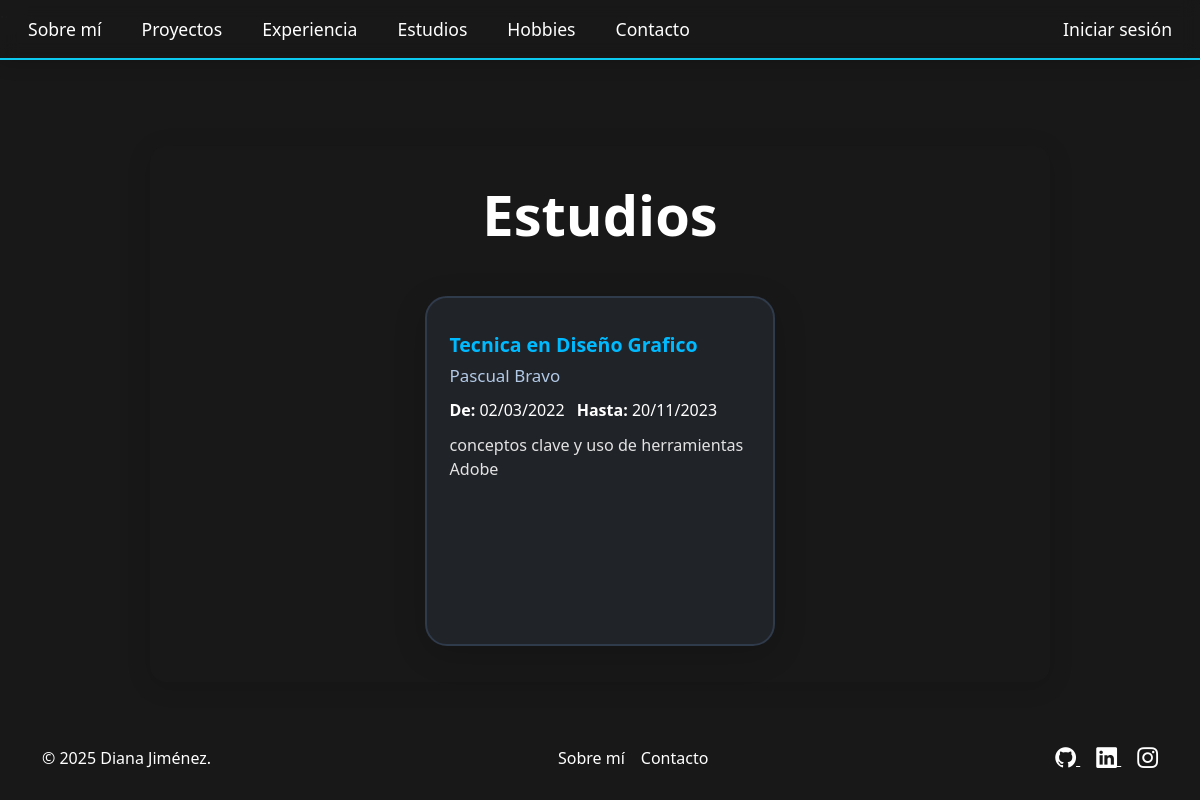
The page /estudios/ on the database as committed earlier.
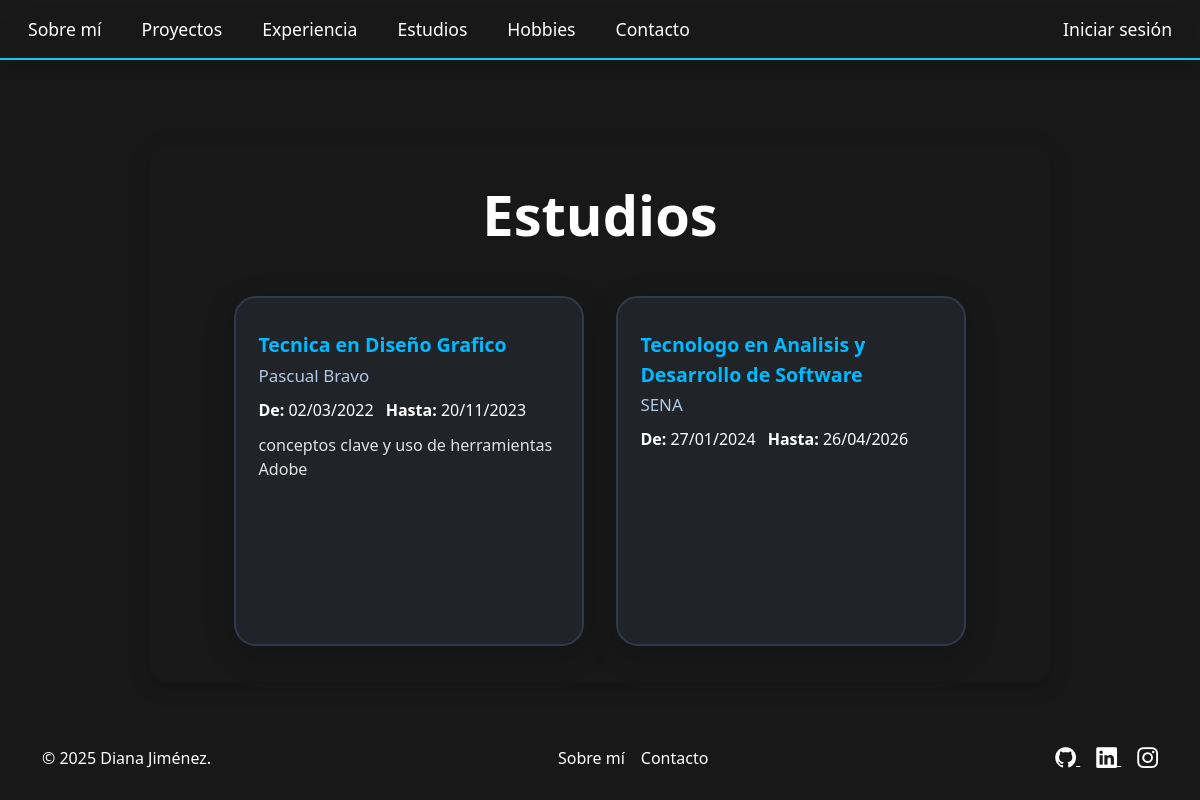
The same page on the database as committed later.
### portafolio_app/models.py (models this page shows, shortened)
class Estudio(models.Model):
    institucion = models.CharField(max_length=120)
    titulo_obtenido = models.CharField(max_length=120)
    fecha_inicio = models.DateField()
    fecha_fin = models.DateField(null=True, blank=True)
    descripcion = models.TextField(blank=True)

### portafolio_app/views.py (the view)
# urls.py: path('estudios/', views.lista_estudios, name='lista_estudios'),
def lista_estudios(request):
    estudios = Estudio.objects.all()
    return render(request, 'portafolio/lista_estudios.html', {'estudios': estudios})

### portafolio_app/templates/portafolio/lista_estudios.html (shortened to what this page needs)
{% extends 'portafolio/base.html' %}
{% load static %}
{% block contenido %}
<div class="estudios-container">
    <h1 class="display-4 fw-bold gradient-text text-center mb-5">Estudios</h1>
    <div class="card-list-grid">
        {% for estudio in estudios %}
        <div class="card-custom">
            <div class="card-title-main">{{ estudio.titulo_obtenido }}</div>
            <div class="card-title-secondary">{{ estudio.institucion }}</div>
            <div class="card-dates">
                <span><strong>De:</strong> {{ estudio.fecha_inicio|date:"d/m/Y" }}</span>
                <span class="ms-2"><strong>Hasta:</strong>
                    {% if estudio.fecha_fin %}
                    {{ estudio.fecha_fin|date:"d/m/Y" }}
                    {% else %}
                    Actual
                    {% endif %}
                </span>
            </div>
            <div class="card-description">
                {% if estudio.descripcion %}{{ estudio.descripcion }}{% endif %}
            </div>
        </div>
        {% empty %}
        <div class="estudio-empty">No hay estudios registrados.</div>
        {% endfor %}
    </div>
</div>
{% endblock %}

### portafolio_app/templates/portafolio/base.html (shortened to what this page needs)
{% load static %}
<!DOCTYPE html>
<html lang="es">
<head>
    <link href="https://cdn.jsdelivr.net/npm/bootstrap@5.3.3/dist/css/bootstrap.min.css" rel="stylesheet">
    <link rel="stylesheet" href="https://cdn.jsdelivr.net/npm/bootstrap-icons@1.11.3/font/bootstrap-icons.min.css">
    <link rel="stylesheet" href="{% static 'css/styles.css' %}">
    <link rel="stylesheet" href="{% static 'css/crud_portafolio.css' %}">
    <link rel="stylesheet" href="{% static 'css/hobbies.css' %}">
    <link rel="stylesheet" href="{% static 'css/estudios.css' %}">
    <link rel="stylesheet" href="{% static 'css/experiencia.css' %}">
    <link rel="stylesheet" href="{% static 'css/habilidades.css' %}">
    <link rel="stylesheet" href="{% static 'css/contacto.css' %}">
    <link rel="stylesheet" href="{% static 'css/tarjetas.css' %}">
</head>
<body class="d-flex flex-column h-100">
    <header class="header-nav py-2">
        <div class="container-fluid">
            <nav class="nav justify-content-center flex-wrap gap-2">
                <a class="nav-link px-3" href="{% url 'sobre_mi' %}">Sobre mí</a>
                <a class="nav-link px-3" href="{% url 'lista_proyectos' %}">Proyectos</a>
                <a class="nav-link px-3" href="{% url 'lista_experiencia' %}">Experiencia</a>
                <a class="nav-link px-3" href="{% url 'lista_estudios' %}">Estudios</a>
                <a class="nav-link px-3" href="{% url 'lista_hobbies' %}">Hobbies</a>
                <a class="nav-link px-3" href="{% url 'contacto' %}">Contacto</a>
                <span style="margin-left:auto; display:flex; align-items:center;">
                    {% if user.is_authenticated %}
                    <span style="color:#0dcaf0; margin-right:12px;">{{ user.username }}</span>
                    <a class="nav-link px-3" href="{% url 'logout' %}">Cerrar sesión</a>
                    {% else %}
                    <a class="nav-link px-3" href="{% url 'login' %}">Iniciar sesión</a>
                    {% endif %}
                </span>
            </nav>
        </div>
    </header>
    <main class="flex-shrink-0">
        {% block contenido %}
        {% endblock %}
    </main>
    <footer class="footer mt-auto py-4">
        <div class="container text-center">
            <div class="d-flex justify-content-between align-items-center">
                <span class="text-muted">© 2025 Diana Jiménez.</span>
                <ul class="nav">
                    <li class="nav-item"><a href="{% url 'sobre_mi' %}" class="nav-link px-2 text-muted">Sobre mí</a></li>
                    <li class="nav-item"><a href="{% url 'contacto' %}" class="nav-link px-2 text-muted">Contacto</a></li>
                </ul>
                <div class="social-icons">
                    <a href="https://github.com/DianaJJ0" target="_blank" rel="noopener noreferrer" aria-label="Ir a mi GitHub">
                        <i class="bi bi-github"></i>
                    </a>
                    <a href="https://www.linkedin.com/in/diana-carolina-jimenez-jimenez-930078377/" target="_blank" rel="noopener noreferrer" aria-label="Ir a mi LinkedIn" class="text-muted ms-3">
                        <i class="bi bi-linkedin"></i>
                    </a>
                    <a href="https://www.instagram.com/__diana_jimenez__/" target="_blank" rel="noopener noreferrer" aria-label="Ir a mi Instagram" class="text-muted ms-3">
                        <i class="bi bi-instagram"></i>
                    </a>
                </div>
            </div>
        </div>
    </footer>
</body>
</html>

### static/css/styles.css (style rules this page uses)
html, body { min-height: 100vh; background: #181818; }
body { display: flex; flex-direction: column; height: 100vh; color: #fff; }
body, h1, h2, h3, h4, h5, h6, p, ul, ol, li, label, span, a, .lead { color: #fff; }
.text-muted { color: #fff !important; }
.header-nav { position: fixed; top: 0; left: 0; width: 100%; z-index: 99999; background: rgba(24, 24, 24, 0.96); box-shadow: 0 2px 18px rgba(0,0,0,0.18); backdrop-filter: blur(9px); -webkit-backdrop-filter: blur(9px); border-bottom: 2px solid #0dcaf0; transition: background 0.25s, backdrop-filter 0.22s; }
main { flex: 1 0 auto; padding-top: 90px; }
.header-nav .nav-link { font-size: 1.1rem; font-weight: 500; color: #fff; padding: 0.5rem 1.5rem; }
.footer { background: #181818; color: #bcbcbc; width: 100%; }
.footer .social-icons i { font-size: 1.3rem; transition: color 0.2s ease; }

### static/css/estudios.css (style rules this page uses)
body { background: #181818; }
.estudios-container { background: #181818; border-radius: 16px; padding: 2.2rem 1.5rem; margin: 2rem auto; max-width: 900px; box-shadow: 0 4px 24px rgba(0,0,0,0.13); }

### static/css/tarjetas.css (style rules this page uses)
.card-list-grid { display: flex; flex-wrap: wrap; gap: 36px 32px; justify-content: center; align-items: stretch; margin-top: 2.5rem; }
.card-custom { background: #202328; border: 2px solid #2f3a4a; border-radius: 22px; box-shadow: 0 8px 32px rgba(0, 0, 0, 0.17); padding: 2rem 1.4rem 1.4rem 1.4rem; width: 350px; min-width: 350px; max-width: 350px; height: 350px; min-height: 350px; max-height: 350px; transition: transform 0.23s, box-shadow 0.23s; position: relative; color: #fff; display: flex; flex-direction: column; justify-content: flex-start; align-items: stretch; overflow: hidden; }
.card-title-main { color: #00baff; font-weight: bold; font-size: 1.22rem; margin-bottom: 0.2rem; }
.card-title-secondary { color: #b2c9e6; font-size: 1.06rem; font-weight: 500; margin-bottom: 0.6rem; }
.card-dates { font-size: 1rem; margin-bottom: 0.7rem; }
.card-description { font-size: 1.01rem; color: #e2e2e2; margin-bottom: 1.1rem; overflow: hidden; text-overflow: ellipsis; display: -webkit-box; -webkit-line-clamp: 5; -webkit-box-orient: vertical; line-clamp: 5; }

Rows that differ between the two databases and show on the page:
added Estudio: titulo_obtenido "Tecnologo en Analisis y Desarrollo de Software", institucion "SENA", fecha_inicio "27/01/2024", fecha_fin "26/04/2026"
